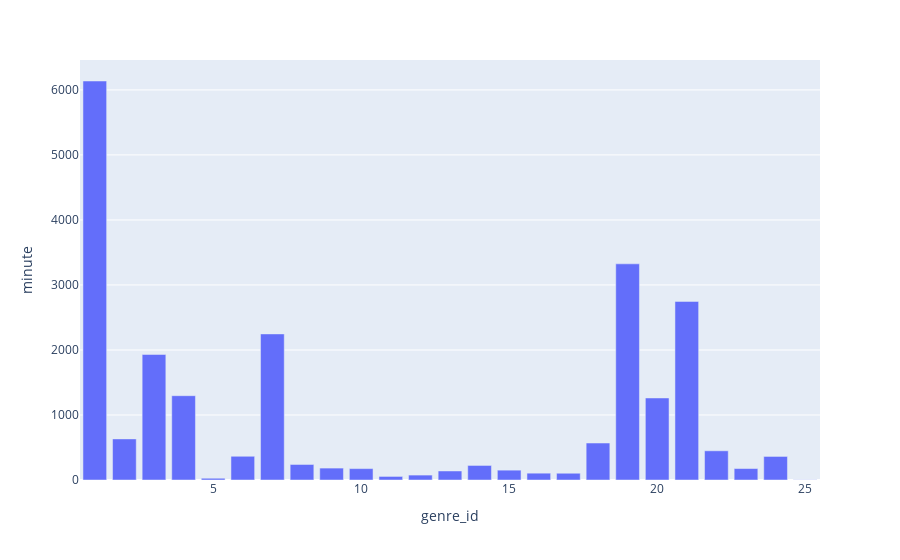

Notebook code cell kept with this figure:
### Markdown cell above
Задача 1: На основе данных из таблицы track создайте столбчатую диаграмму, показывающую общую сумму минут (длительность треков) в разбивке по жанрам.

### Code cell
with connect_to('postgres') as conn:
    df=pd.read_sql("""select * from track""", conn)
df['minute'] = df['milliseconds']/60000
df['mb'] = df['bytes']/1024/1024
px.bar(
    data_frame=df.groupby(['genre_id'],as_index=False)['minute'].sum(),
    y='minute',
    x='genre_id'
)

### Figure 1 — Plotly figure (JSON) as saved in the notebook; plotly's stock layout.template omitted (floating-point values rounded to 4 significant figures)
{"data": [{"alignmentgroup": "True", "hovertemplate": "genre_id=%{x}<br>minute=%{y}<extra></extra>", "legendgroup": "", "marker": {"color": "#636efa", "pattern": {"shape": ""}}, "name": "", "offsetgroup": "", "orientation": "v", "showlegend": false, "textposition": "auto", "type": "bar", "x": [1, 2, 3, 4, 5, 6, 7, 8, 9, 10, 11, 12, 13, 14, 15, 16, 17, 18, 19, 20, 21, 22, 23, 24, 25], "xaxis": "x", "y": [6137.0, 632.1, 1931.0, 1297.0, 26.93, 365.0, 2247.0, 238.9, 183.2, 175.1, 54.9, 75.67, 138.8, 223.7, 151.5, 105.0, 103.9, 568.9, 3325.0, 1262.0, 2747.0, 449.2, 176.0, 362.4, 2.914], "yaxis": "y"}], "layout": {"barmode": "relative", "legend": {"tracegroupgap": 0}, "margin": {"t": 60}, "xaxis": {"anchor": "y", "domain": [0, 1], "title": {"text": "genre_id"}}, "yaxis": {"anchor": "x", "domain": [0, 1], "title": {"text": "minute"}}}}
